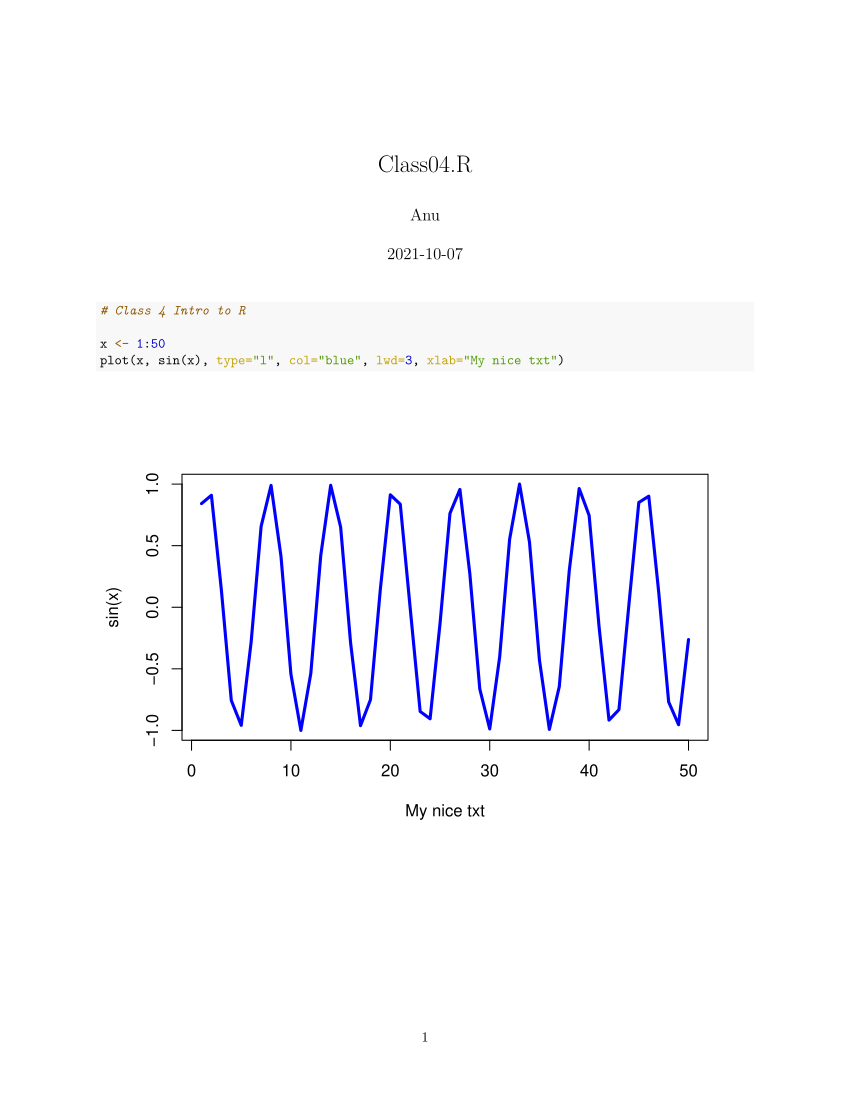

The R source for this figure:
# Class 4 Intro to R

x <- 1:50
plot(x, sin(x), type="l", col="blue", lwd=3, xlab="My nice txt")
